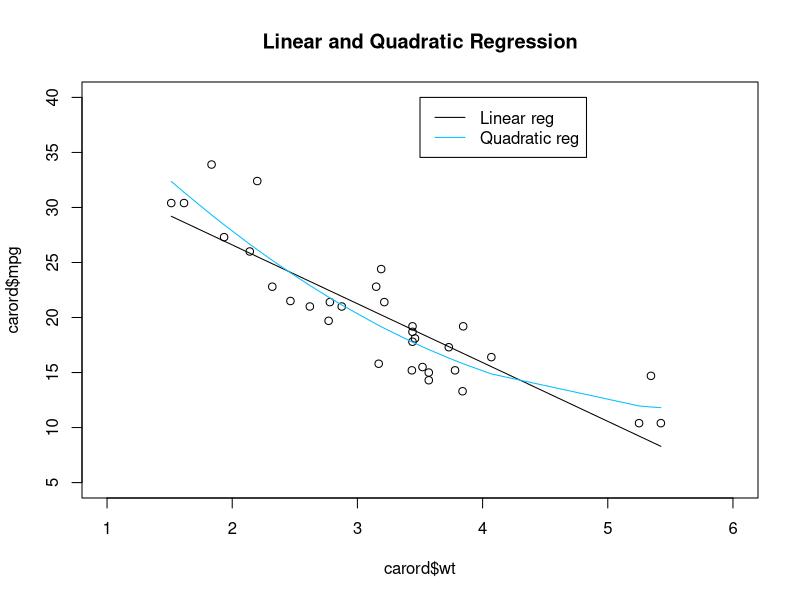
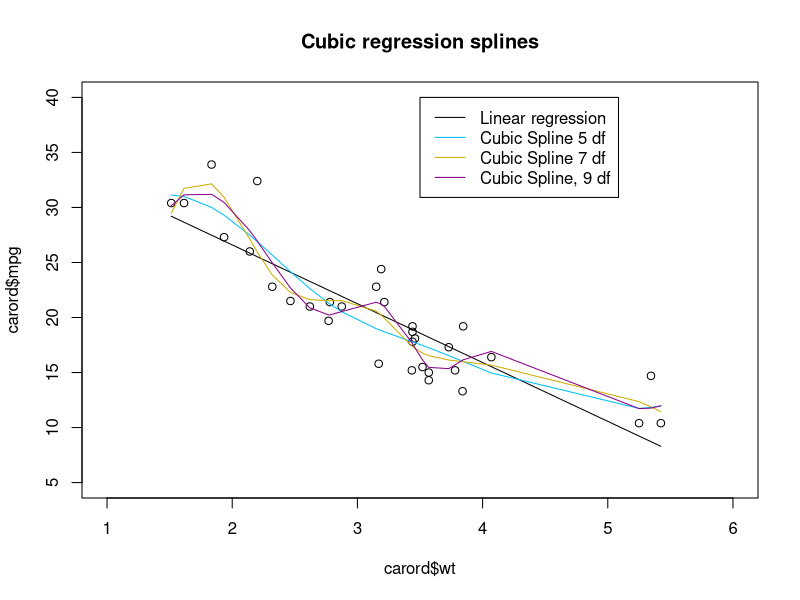
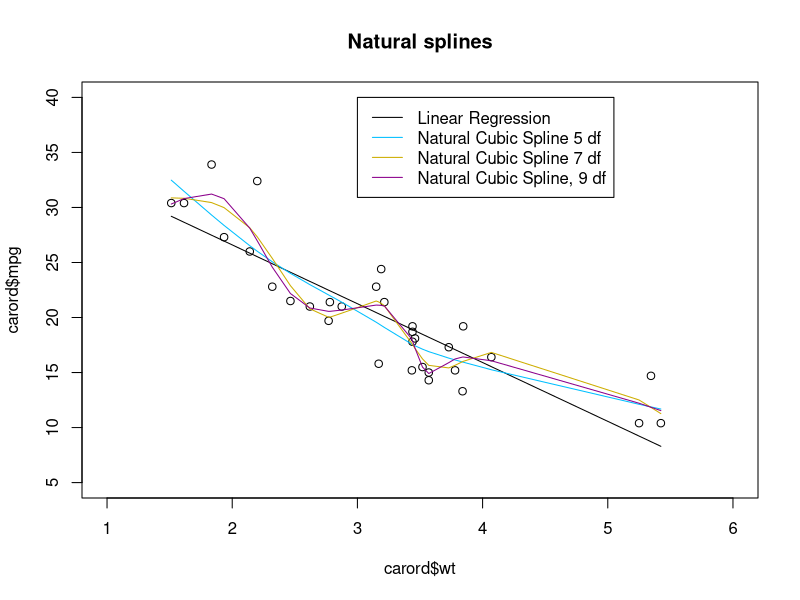
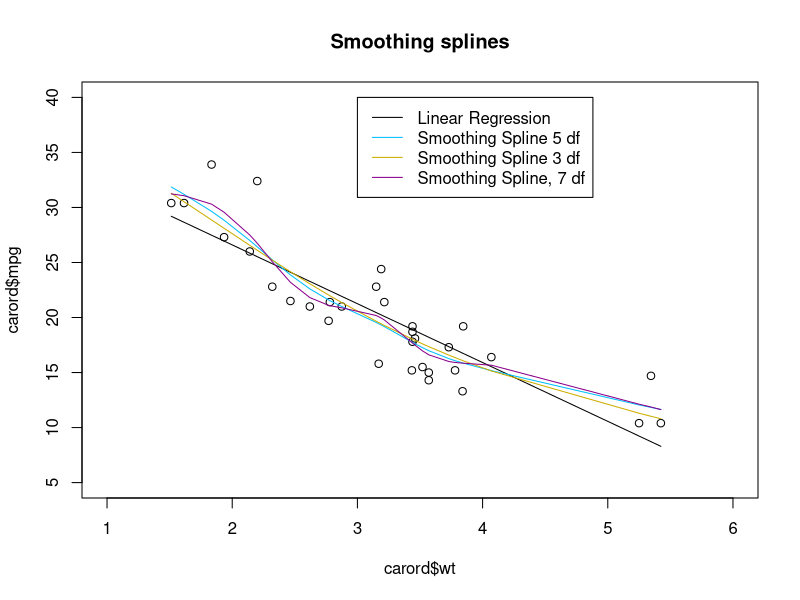
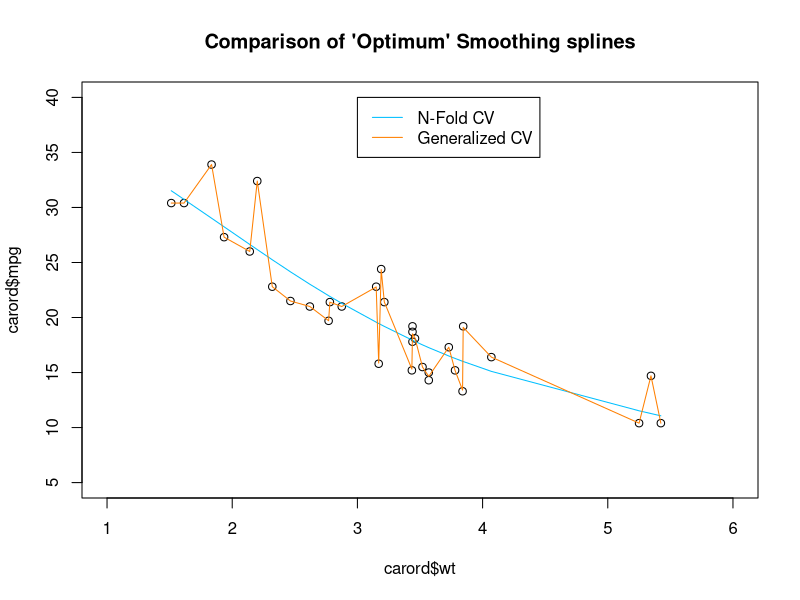
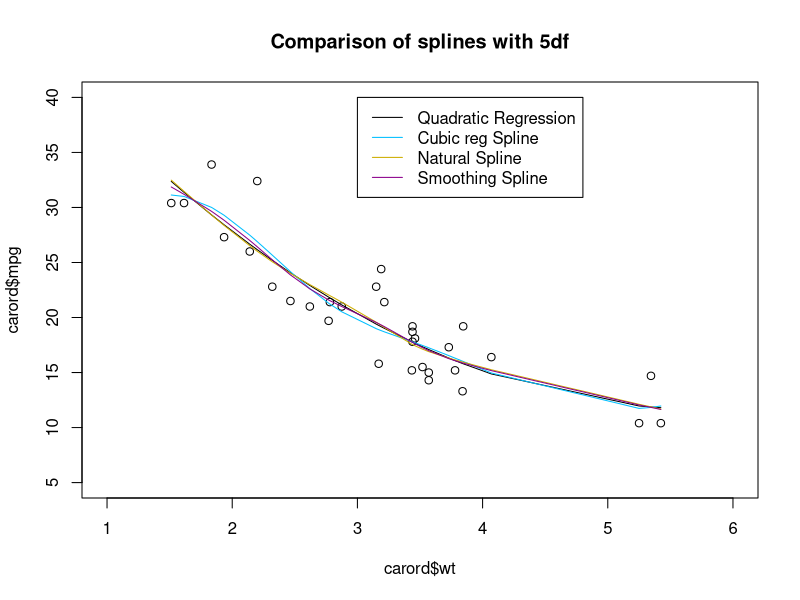
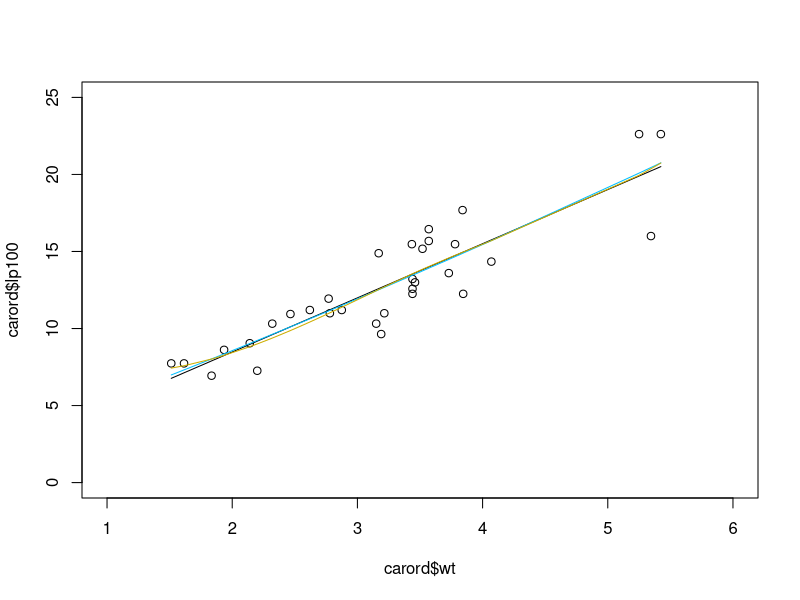

The R script that drew these images, in order:
# Fitting various univariate spline methods

carord <- mtcars[order(mtcars$wt),]

# Plot of fuel economy vs. weight of vehicle
win.graph(h=7,w=6)
plot(x=carord$wt,y=carord$mpg, main="Linear and Quadratic Regression", 
     xlim=c(1,6), ylim=c(5,40))
legend(x=3.5, y=40, legend=c("Linear reg", "Quadratic reg"), lty="solid",
       col=colors()[c(24,121)])

# Add linear reg to plot
linreg <- lm(data=carord, mpg ~ wt)
summary(linreg)
lines(x=carord$wt, y=predict(linreg, newdata=carord), col=colors()[24])
# Add Quadratic Reg to plot
quadreg <- lm(data=carord, mpg ~ wt + I(wt^2))
summary(quadreg)
lines(x=carord$wt, y=predict(quadreg, newdata=carord), col=colors()[121])

# Now use splines.  Will try three different basis (cubic) splines:
#   5df (2 knots), 7df (4 knots), and 9df (6 knots)
# First preparing a new plot
win.graph(h=7,w=6)
plot(x=carord$wt,y=carord$mpg, main="Cubic regression splines",
     xlim=c(1,6), ylim=c(5,40))
legend(x=3.5, y=40, legend=c("Linear regression", "Cubic Spline 5 df", 
                             "Cubic Spline 7 df", "Cubic Spline, 9 df"), 
       lty="solid", col=colors()[c(24,121,145,84)])
lines(x=carord$wt, y=predict(linreg, newdata=carord), col=colors()[24])

# Now start fitting splines.  
library(splines)
# Cubic regression spline using bs() to create the smoothing matrix S
# 5 DF spline
bs(carord$wt,df=5)
cub.spl.5 <- lm(data=carord, mpg ~ bs(carord$wt,df=5))
summary(cub.spl.5)
lines(x=carord$wt, y=predict(cub.spl.5, newdata=carord), col=colors()[121])

# 7 DF spline
bs(carord$wt,df=7)
cub.spl.7 <- lm(data=carord, mpg ~ bs(carord$wt,df=7))
summary(cub.spl.7)
lines(x=carord$wt, y=predict(cub.spl.7, newdata=carord), col=colors()[145])

# 9 DF spline
bs(carord$wt,df=9)
cub.spl.9 <- lm(data=carord, mpg ~ bs(carord$wt,df=9))
summary(cub.spl.9)
lines(x=carord$wt, y=predict(cub.spl.9, newdata=carord), col=colors()[84])

# Repeat using natural splines
win.graph(h=7,w=6)
plot(x=carord$wt,y=carord$mpg,  main="Natural splines",
 xlim=c(1,6), ylim=c(5,40))
legend(x=3, y=40, legend=c("Linear Regression", "Natural Cubic Spline 5 df", 
                           "Natural Cubic Spline 7 df", "Natural Cubic Spline, 9 df"), 
       lty="solid", col=colors()[c(24, 121,145,84)])
lines(x=carord$wt, y=predict(linreg, newdata=carord), col=colors()[24])

# Natural cubic regression spline using ns() to create the smoothing matrix S
# 5 DF spline
ns(carord$wt,df=5)
nat.spl.5 <- lm(data=carord, mpg ~ ns(carord$wt,df=5))
summary(nat.spl.5)
lines(x=carord$wt, y=predict(nat.spl.5, newdata=carord), col=colors()[121])

# 7 DF spline
ns(carord$wt,df=7)
nat.spl.7 <- lm(data=carord, mpg ~ ns(carord$wt,df=7))
summary(nat.spl.7)
lines(x=carord$wt, y=predict(nat.spl.7, newdata=carord), col=colors()[145])

# 9 DF spline
ns(carord$wt,df=9)
nat.spl.9 <- lm(data=carord, mpg ~ ns(carord$wt,df=9))
summary(nat.spl.9)
lines(x=carord$wt, y=predict(nat.spl.9, newdata=carord), col=colors()[84])

# Next try smoothing splines

win.graph(h=7,w=6)
plot(x=carord$wt,y=carord$mpg,  main="Smoothing splines",
 xlim=c(1,6), ylim=c(5,40))
legend(x=3, y=40, legend=c("Linear Regression", "Smoothing Spline 5 df", 
                           "Smoothing Spline 3 df", "Smoothing Spline, 7 df"), 
       lty="solid", col=colors()[c(24, 121,145,84)])
lines(x=carord$wt, y=predict(linreg, newdata=carord), col=colors()[24])

# Smoothing spline using smooth.spline()
# Note: Can specify DF.  
# If not specified, Generalized Crossvalidation is used to find "best" lambda 
#   and estimate equivalent DF,

# 5 DF spline
sm.spl.5 <- smooth.spline(x=carord$wt, y=carord$mpg, df=5)
sm.spl.5
lines(sm.spl.5, col=colors()[121])

# 3 DF spline
sm.spl.3 <- smooth.spline(x=carord$wt, y=carord$mpg, df=3)
sm.spl.3
lines(sm.spl.3, col=colors()[145])

# 7 DF spline
sm.spl.7 <- smooth.spline(x=carord$wt, y=carord$mpg, df=7)
sm.spl.7
lines(sm.spl.7, col=colors()[84])

# Optimal Spline.  
#   "cv=TRUE" uses N-fold CV.  NOT RECOMMENDED IF DUPLICATE VALUES OF X EXIST
#   "CV=FALSE" uses generalized CV (GCV)

# IN THIS EXAMPLE, GCV FAILS!  N-Fold does fine.
win.graph(h=7,w=6)
plot(x=carord$wt,y=carord$mpg,  main="Comparison of 'Optimum' Smoothing splines",
 xlim=c(1,6), ylim=c(5,40))
legend(x=3, y=40, legend=c("N-Fold CV", "Generalized CV"), 
       lty="solid", col=colors()[c(121,91)])
sm.spl.opt <- smooth.spline(x=carord$wt, y=carord$mpg, cv=TRUE)
sm.spl.opt
lines(sm.spl.opt, col=colors()[121])

sm.spl.opt <- smooth.spline(x=carord$wt, y=carord$mpg, cv=FALSE)
sm.spl.opt
lines(sm.spl.opt, col=colors()[91])



# Comparison of 5df Splines
win.graph(h=7,w=6)
plot(x=carord$wt,y=carord$mpg, main="Comparison of splines with 5df", xlim=c(1,6), ylim=c(5,40))
legend(x=3, y=40, legend=c("Quadratic Regression", "Cubic reg Spline", "Natural Spline", 
                             "Smoothing Spline"), 
       lty="solid", col=colors()[c(24, 121,145,84)])
lines(x=carord$wt, y=predict(quadreg, newdata=carord), col=colors()[24])
lines(x=carord$wt, y=predict(cub.spl.5, newdata=carord), col=colors()[121])
lines(x=carord$wt, y=predict(nat.spl.5, newdata=carord), col=colors()[145])
lines(sm.spl.5, col=colors()[84])


# Sometimes "old-school" methods still work well.  
#  Here we use an inverse transformation, converting to liters per 100 KM.
# Even the splines are more reliable now

carord$lp100 <- 235.214589/carord$mpg
win.graph(h=7,w=6)
plot(x=carord$wt,y=carord$lp100, xlim=c(1,6), ylim=c(0,25))
legend(x=3.5, y=40, legend=c("Linear reg", "Quadratic reg", "Cubic Spline 5df"), lty="solid",
       col=colors()[c(24,121)])

# Add linear reg to plot
linreg.inv <- lm(data=carord, lp100 ~ wt)
summary(linreg.inv)
lines(x=carord$wt, y=predict(linreg.inv, newdata=carord), col=colors()[24])
# Add Quadratic Reg to plot
quadreg.inv <- lm(data=carord, lp100 ~ wt + I(wt^2))
summary(quadreg.inv)
lines(x=carord$wt, y=predict(quadreg.inv, newdata=carord), col=colors()[121])
# 5 DF spline
bs(carord$wt,df=5)
cub.spl.5.inv <- lm(data=carord, lp100 ~ bs(carord$wt,df=5))
summary(cub.spl.5.inv)
lines(x=carord$wt, y=predict(cub.spl.5.inv, newdata=carord), col=colors()[145])



